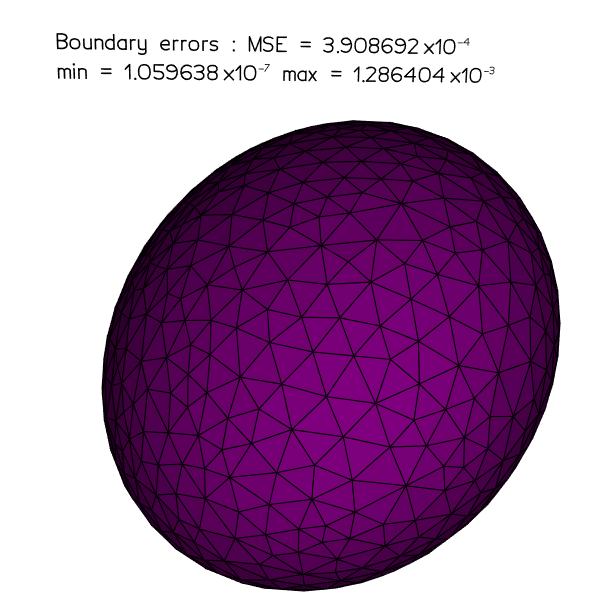

Source code (Python):
import numpy as np
import matplotlib.pyplot as plt
import os
import dolfin as df
import time
from pymedit import (
    P1Function3D,
    mmg3d,
    trunc3DMesh,
    cube,
)


def create_standard_mesh(phi, hmax=0.05, plot_mesh=False, return_times=False):
    """Generation of a mesh over a domain defined by a level-set function.

    Args:
        phi (array): array of values of the level-set function
        hmax (float, optional): maximal size of cell. Defaults to 0.05.
        plot_mesh (bool, optional): plot the resulting mesh or not. Defaults to False.

    Returns:
        mesh: a FEniCS mesh.
    """
    t0 = time.time()
    n = np.shape(phi)[0]
    M = cube(n - 1, n - 1, n - 1)
    t1 = time.time()
    construct_background_mesh = t1 - t0
    M.debug = 4  # For debugging and mmg3d output
    print("ok")
    # Setting a P1 level set function
    phi = phi.transpose(1, 0, 2).flatten()
    t0 = time.time()
    phiP1 = P1Function3D(M, phi)
    t1 = time.time()
    print("ok")
    interp_time = t1 - t0
    # Remesh according to the level set
    t0 = time.time()
    newM = mmg3d(
        M,
        hmax=hmax / 1.43,
        hmin=hmax / 2,
        hgrad=None,
        sol=phiP1,
        ls=True,
        verb=0,
    )
    t1 = time.time()
    remesh_time = t1 - t0
    print("ok")
    # Trunc the negative subdomain of the level set
    t0 = time.time()
    Mf = trunc3DMesh(newM, 3)
    t1 = time.time()
    trunc_mesh = t1 - t0
    print("ok")
    Mf.save("Thf.mesh")
    command = "meshio convert Thf.mesh Thf.xml"
    t0 = time.time()
    os.system(command)
    t1 = time.time()
    conversion_time = t1 - t0
    t0 = time.time()
    mesh = df.Mesh("Thf.xml")
    t1 = time.time()
    fenics_read_time = t1 - t0
    if plot_mesh:
        import vedo
        import vedo.dolfin as vdf

        vdf.plot(mesh, color="purple")
        vedo.close()

    if return_times:
        return mesh, [
            construct_background_mesh,
            interp_time,
            remesh_time,
            trunc_mesh,
            conversion_time,
            fenics_read_time,
        ]
    else:
        return mesh


if __name__ == "__main__":

    n = 128
    xyz = np.linspace(0.0, 1.0, n)
    XX, YY, ZZ = np.meshgrid(xyz, xyz, xyz)
    XX = np.reshape(XX, [-1])
    YY = np.reshape(YY, [-1])
    ZZ = np.reshape(ZZ, [-1])
    XXYYZZ = np.stack([XX, YY, ZZ])

    def phi(x, y, z):
        return (
            -1.0
            + ((x - 0.5) / 0.23) ** 2
            + ((y - 0.5) / 0.28) ** 2
            + ((z - 0.5) / 0.35) ** 2
        )

    phi_np = phi(XXYYZZ[0, :], XXYYZZ[1, :], XXYYZZ[2, :]).reshape(n, n, n)

    mesh, mesh_times = create_standard_mesh(
        phi=phi_np, hmax=0.06, plot_mesh=True, return_times=True
    )
    bd_points = df.BoundaryMesh(mesh, "exterior", True).coordinates()
    vals_phi = phi(bd_points[:, 0], bd_points[:, 1], bd_points[:, 2])

    error_mean = np.mean(np.absolute(vals_phi) ** 2) ** 0.5
    error_min = np.min(np.absolute(vals_phi))
    error_max = np.max(np.absolute(vals_phi))
    print(f"{error_mean=:1e} {error_min=:1e} {error_max=:1e}")
    import vedo
    import vedo.dolfin as vdf

    my_plt = vdf.plot(mesh, color="purple", interactive=False, axes=0, size=(600, 600))
    text = f"Boundary errors : MSE = {error_mean:1e} \nmin = {error_min:1e}  max = {error_max:1e}"
    formula = (
        vedo.Text3D(text, c="black", s=0.015)
        .pos(0.08, 0.5, 0.45)
        .rotate_z(45, around=(0.08, 0.5, 0.45))
    )
    actors = my_plt.actors[:]
    actors.append(formula)

    vedo.show(
        actors,
        formula,
        axes=0,
        interactive=True,
        size=[600, 600],
    )
